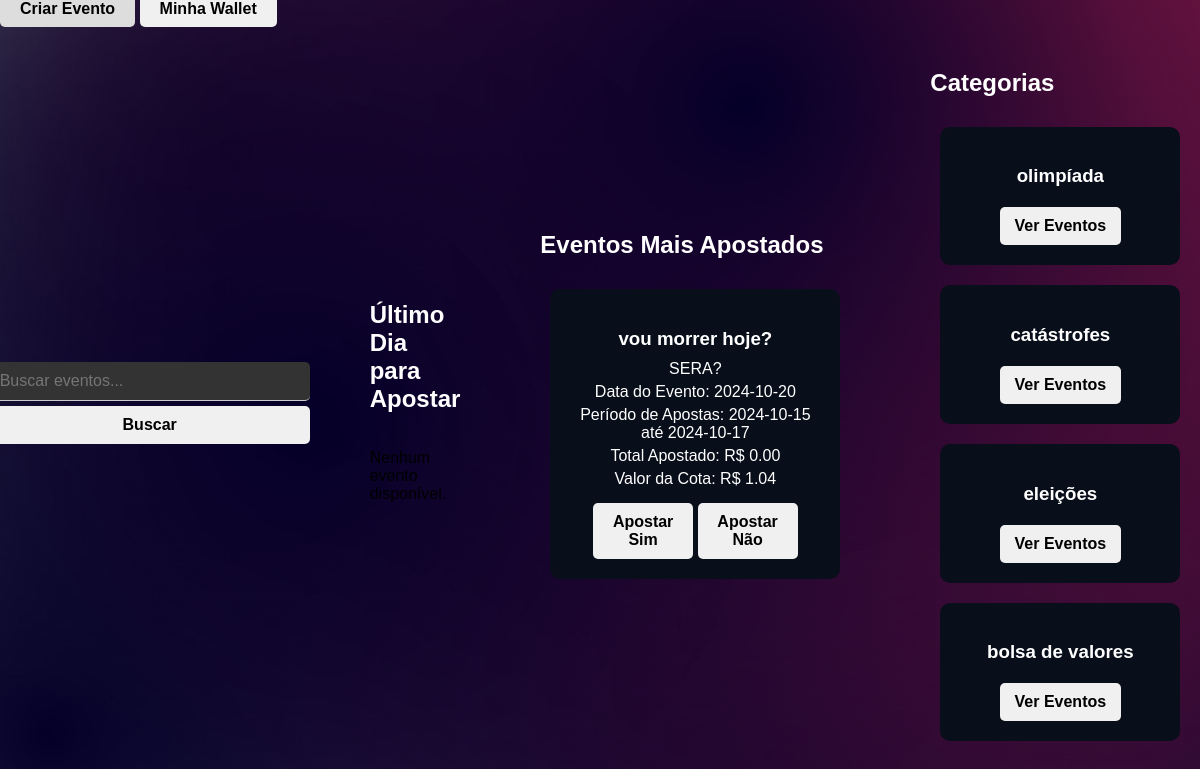
Page /area_usuario (signed in) on the committed database.
### tables this page shows
CREATE TABLE eventos (
        id INTEGER PRIMARY KEY AUTOINCREMENT,
        titulo TEXT NOT NULL,
        descricao TEXT NOT NULL,
        valor_cota REAL NOT NULL CHECK (valor_cota >= 1.00),
        data_evento DATE NOT NULL,
        data_inicio_apostas DATE NOT NULL,
        data_fim_apostas DATE NOT NULL,
        status TEXT NOT NULL DEFAULT 'pendente',
        id_criador INTEGER NOT NULL,
        data_criacao TIMESTAMP DEFAULT CURRENT_TIMESTAMP,
        FOREIGN KEY (id_criador) REFERENCES usuarios(id) ON DELETE CASCADE
    );

CREATE TABLE categorias_eventos (
        id INTEGER PRIMARY KEY AUTOINCREMENT,
        nome TEXT UNIQUE NOT NULL
    );

### app.py (the view)
@app.route('/area_usuario')
def area_usuario():
    if 'logged_in' in session:
        user_id = get_user_id()
        conn = sqlite3.connect(database_path)
        cursor = conn.cursor()
        cursor.execute('''
            SELECT * FROM eventos
            WHERE data_fim_apostas = date('now')
            AND status = 'aprovado'
            ORDER BY data_evento ASC
            LIMIT 10
        ''')
        eventos_finalizando = cursor.fetchall()
        cursor.execute('''
            SELECT eventos.*, SUM(apostas.valor) as total_apostado
            FROM eventos
            LEFT JOIN apostas ON eventos.id = apostas.id_evento
            WHERE eventos.status = 'aprovado'
            GROUP BY eventos.id
            ORDER BY total_apostado DESC
            LIMIT 10
        ''')
        eventos_mais_apostados = cursor.fetchall()
        cursor.execute('SELECT * FROM categorias_eventos')
        categorias = cursor.fetchall()
        conn.close()
        return render_template('area_usuario.html', eventos_finalizando=eventos_finalizando,
                               eventos_mais_apostados=eventos_mais_apostados, categorias=categorias)
    else:
        return redirect(url_for('login'))

### app.py (called while the page is built)
def get_user_id():
    email = session.get('email')
    if email:
        conn = sqlite3.connect(database_path)
        cursor = conn.cursor()
        cursor.execute('SELECT id FROM usuarios WHERE email = ?', (email,))
        result = cursor.fetchone()
        conn.close()
        if result:
            return result[0]
    return None

### templates/area_usuario.html (shortened to what this page needs)
<!DOCTYPE html>
<html lang="pt-BR">
<head>
    <link rel="stylesheet" href="{{ url_for('static', filename='css/styles.css') }}">
</head>
<body>
    <div class="top-bar">
        <a href="{{ url_for('criar_evento') }}" class="wallet-button">Criar Evento</a>
        <a href="{{ url_for('gerenciar_carteira') }}" class="wallet-button">Minha Wallet</a>
    </div>
    <div class="search-container">
        <form action="{{ url_for('pesquisar_evento') }}" method="GET" target="_blank">
            <input type="text" name="query" placeholder="Buscar eventos..." required>
            <button type="submit">Buscar</button>
        </form>
    </div>
    <div class="section">
        <h2>Último Dia para Apostar</h2>
        <div class="eventos-container">
            {% for evento in eventos_finalizando %}
                <div class="evento-card">
                    <h3>{{ evento[1] }}</h3>
                    <p>{{ evento[2] }}</p>
                    <p>Data do Evento: {{ evento[4] }}</p>
                    <p>Período de Apostas: {{ evento[5] }} até {{ evento[6] }}</p>
                    <p>Valor da Cota: R$ {{ '{:.2f}'.format(evento[3]) }}</p>
                    <button disabled>Apostar Sim</button>
                    <button disabled>Apostar Não</button>
                </div>
            {% else %}
                <p>Nenhum evento disponível.</p>
            {% endfor %}
        </div>
    </div>
    <div class="section">
        <h2>Eventos Mais Apostados</h2>
        <div class="eventos-container">
            {% for evento in eventos_mais_apostados %}
                <div class="evento-card">
                    <h3>{{ evento[1] }}</h3>
                    <p>{{ evento[2] }}</p>
                    <p>Data do Evento: {{ evento[4] }}</p>
                    <p>Período de Apostas: {{ evento[5] }} até {{ evento[6] }}</p>
                    <p>Total Apostado: R$ {{ '{:.2f}'.format(evento[-1] or 0) }}</p>
                    <p>Valor da Cota: R$ {{ '{:.2f}'.format(evento[3]) }}</p>
                    <button disabled>Apostar Sim</button>
                    <button disabled>Apostar Não</button>
                </div>
            {% else %}
                <p>Nenhum evento disponível.</p>
            {% endfor %}
        </div>
    </div>
    <div class="section">
        <h2>Categorias</h2>
        <div class="categorias-container">
            {% for categoria in categorias %}
                <div class="categoria-card">
                    <h3>{{ categoria[1] }}</h3>
                    <a href="{{ url_for('pesquisar_evento') }}?categoria={{ categoria[0] }}">Ver Eventos</a>
                </div>
            {% else %}
                <p>Nenhuma categoria disponível.</p>
            {% endfor %}
        </div>
    </div>
</body>
</html>

### static/css/styles.css (style rules this page uses)
body { margin: 0; padding: 0; font-family: Arial, sans-serif; background: url('/static/images/bg.png') no-repeat center center fixed; background-size: cover; height: 100vh; display: flex; justify-content: center; align-items: center; }
h2 { color: #fff; text-align: left; font-weight: bold; margin-bottom: 20px; }
input[type="text"], input[type="password"],input[type="email"],input[type="date"] { width: 100%; padding: 10px; margin: 5px 0; border: none; border-bottom: 1px solid #ccc; background-color: #333; color: #fff; font-size: 16px; outline: none; border-radius: 5px; }
button { width: 100%; padding: 10px; background-color: #f0f0f0; border: none; border-radius: 5px; cursor: pointer; font-size: 16px; font-weight: bold; }
.search-container { text-align: center; margin: 20px; }
.search-container input[type="text"] { width: 300px; padding: 10px; }
.search-container button { padding: 10px 20px; background-color: #f0f0f0; color: #000; border: none; border-radius: 5px; cursor: pointer; font-weight: bold; }
.section { margin: 40px; }
.section h2 { color: #fff; text-align: left; margin-bottom: 20px; }
.eventos-container { display: flex; flex-wrap: wrap; justify-content: center; }
.evento-card { background-color: #080E1A; padding: 20px; margin: 10px; width: 250px; border-radius: 10px; color: #fff; text-align: center; }
.evento-card h3 { margin-bottom: 10px; }
.evento-card p { margin: 5px 0; }
.evento-card button { margin-top: 10px; width: 100px; padding: 10px; background-color: #f0f0f0; color: #000; border: none; border-radius: 5px; cursor: not-allowed; font-weight: bold; }
.categorias-container { display: flex; flex-wrap: wrap; justify-content: center; }
.categoria-card { background-color: #080E1A; padding: 20px; margin: 10px; width: 200px; border-radius: 10px; color: #fff; text-align: center; }
.categoria-card h3 { margin-bottom: 10px; }
.categoria-card a { display: inline-block; margin-top: 10px; padding: 10px 15px; background-color: #f0f0f0; color: #000; text-decoration: none; border-radius: 5px; font-weight: bold; }
.top-bar { position: fixed; top: 0; left: 0; z-index: 1000; }
.wallet-button { padding: 10px 20px; background-color: #f0f0f0; color: #000; text-decoration: none; border-radius: 5px; font-weight: bold; }

### rows in the picture
eventos: titulo "vou morrer hoje?", descricao "SERA?", data_evento "2024-10-20", data_inicio_apostas "2024-10-15", data_fim_apostas "2024-10-17", evento "0.00", valor_cota "1.04"
categorias_eventos: nome "olimpíada"
categorias_eventos: nome "catástrofes"
categorias_eventos: nome "eleições"
categorias_eventos: nome "bolsa de valores"
